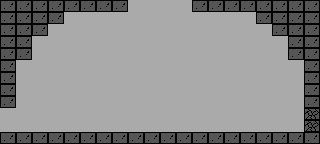

A 2D game scene composited from a Tiled map and its tileset images. What follows is a short description and the map's XML, with every tile layer's data as written:
An orthogonal 20x12 tile map with 16x12 px tiles, 1 tile layer (Tile Layer 1) and 4 objects.

<map version="1.5" tiledversion="1.7.2" orientation="orthogonal" renderorder="right-down" width="20" height="12" tilewidth="16" tileheight="12" infinite="0" nextlayerid="7" nextobjectid="18">
 <tileset firstgid="1" source="tiles.tsx" />
 <layer id="1" name="Tile Layer 1" width="20" height="12">
  <data encoding="csv">
2,2,2,2,2,2,2,2,31,31,31,31,2,2,2,2,2,2,2,2,
2,2,2,2,31,31,31,31,31,31,31,31,31,31,31,31,2,2,2,2,
2,2,2,31,31,31,31,31,31,31,31,31,31,31,31,31,31,2,2,2,
2,2,31,31,31,31,31,31,31,31,31,31,31,31,31,31,31,31,2,2,
2,2,31,31,31,31,31,31,31,31,31,31,31,31,31,31,31,31,2,2,
2,31,31,31,31,31,31,31,31,31,31,31,31,31,31,31,31,31,31,2,
2,31,31,31,31,31,31,31,31,31,31,31,31,31,31,31,31,31,31,2,
2,31,31,31,31,31,31,31,31,31,31,31,31,31,31,31,31,31,31,2,
2,31,31,31,31,31,31,31,31,31,31,31,31,31,31,31,31,31,31,2,
31,31,31,31,31,31,31,31,31,31,31,31,31,31,31,31,31,31,31,4,
31,31,31,31,31,31,31,31,31,31,31,31,31,31,31,31,31,31,31,4,
2,2,2,2,2,2,2,2,2,2,2,2,2,2,2,2,2,2,2,2
</data>
 </layer>
 <objectgroup id="2" name="Spawners" locked="1">
  <object id="15" x="156" y="106" width="5" height="19" />
 </objectgroup>
 <objectgroup id="3" name="Teleporters">
  <object id="12" x="0" y="108" width="4" height="24">
   <properties>
    <property name="destination" value="crossroad0" />
    <property name="dir" value="right" />
    <property name="twoWay" type="bool" value="true" />
   </properties>
  </object>
  <object id="14" x="316" y="108" width="4" height="24">
   <properties>
    <property name="destination" value="rockland1" />
    <property name="dir" value="left" />
    <property name="twoWay" type="bool" value="true" />
   </properties>
  </object>
 </objectgroup>
 <objectgroup id="4" name="EnemySpawner">
  <object id="16" x="211" y="111" width="8" height="8">
   <properties>
    <property name="EnemyType" value="nail" />
   </properties>
  </object>
 </objectgroup>
</map>
